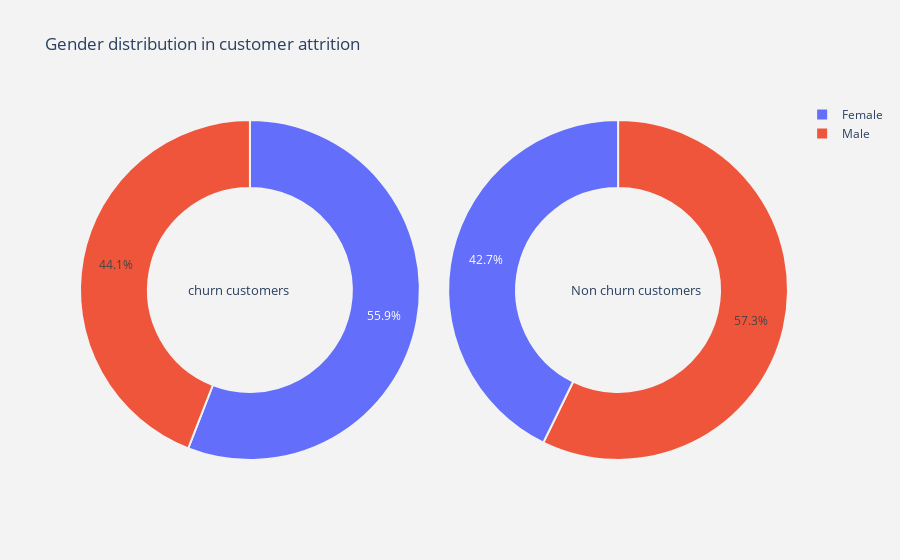

Notebook source saved alongside this figure:
### Markdown cell above
<h3><b>:::::The user-defined function to visualize the Gender feature:::::</b></h3><br>
The customized pie function will generate the pie charts for the Gender feature in the 2-Dimensional plane and grouped by the Exited (CLASS LABEL).

### Code cell
plot_pie(categorical_column[1])

### Figure 1 — Plotly figure (JSON) as saved in the notebook; plotly's stock layout.template omitted (floating-point values rounded to 4 significant figures)
{"data": [{"domain": {"x": [0, 0.48]}, "hole": 0.6, "hoverinfo": "label+percent+name", "labels": ["Female", "Male"], "marker": {"line": {"color": "rgb(243,243,243)", "width": 2}}, "name": "Churn Customers", "type": "pie", "values": [1139, 898]}, {"domain": {"x": [0.52, 1]}, "hole": 0.6, "hoverinfo": "label+percent+name", "labels": ["Male", "Female"], "marker": {"line": {"color": "rgb(243,243,243)", "width": 2}}, "name": "Non churn customers", "type": "pie", "values": [4559, 3404]}], "layout": {"annotations": [{"font": {"size": 13}, "showarrow": false, "text": "churn customers", "x": 0.15, "y": 0.5}, {"font": {"size": 13}, "showarrow": false, "text": "Non churn customers", "x": 0.88, "y": 0.5}], "paper_bgcolor": "rgb(243,243,243)", "plot_bgcolor": "rgb(243,243,243)", "title": {"text": "Gender distribution in customer attrition "}}}
